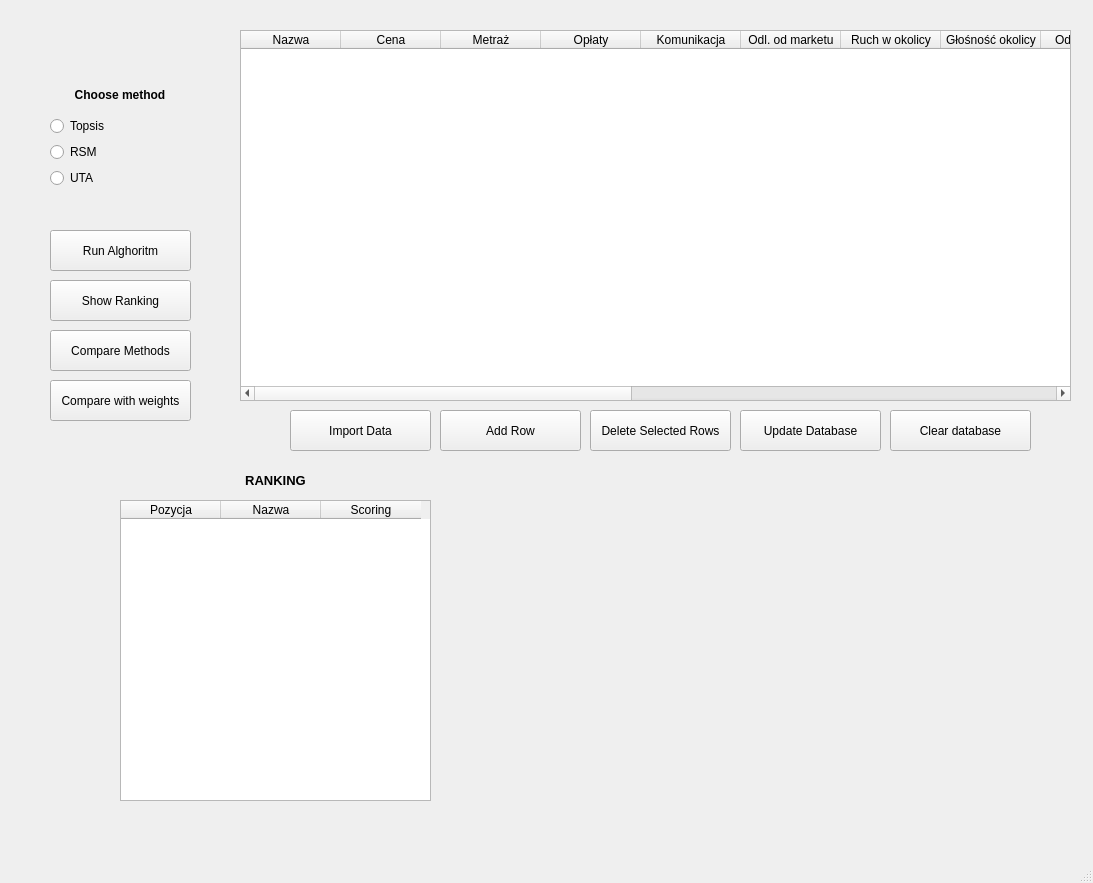
<?xml version="1.0" encoding="UTF-8"?>
<ui version="4.0">
 <class>MainWindow</class>
 <widget class="QMainWindow" name="MainWindow">
  <property name="geometry">
   <rect>
    <x>0</x>
    <y>0</y>
    <width>1093</width>
    <height>883</height>
   </rect>
  </property>
  <property name="sizePolicy">
   <sizepolicy hsizetype="Expanding" vsizetype="Expanding">
    <horstretch>0</horstretch>
    <verstretch>0</verstretch>
   </sizepolicy>
  </property>
  <property name="windowTitle">
   <string>MainWindow</string>
  </property>
  <widget class="QWidget" name="centralwidget">
   <widget class="QWidget" name="verticalLayoutWidget">
    <property name="geometry">
     <rect>
      <x>40</x>
      <y>70</y>
      <width>160</width>
      <height>131</height>
     </rect>
    </property>
    <layout class="QVBoxLayout" name="verticalLayout">
     <property name="leftMargin">
      <number>10</number>
     </property>
     <property name="topMargin">
      <number>10</number>
     </property>
     <property name="rightMargin">
      <number>10</number>
     </property>
     <property name="bottomMargin">
      <number>10</number>
     </property>
     <item>
      <widget class="QLabel" name="label">
       <property name="minimumSize">
        <size>
         <width>140</width>
         <height>30</height>
        </size>
       </property>
       <property name="maximumSize">
        <size>
         <width>140</width>
         <height>30</height>
        </size>
       </property>
       <property name="font">
        <font>
         <weight>75</weight>
         <bold>true</bold>
        </font>
       </property>
       <property name="text">
        <string>Choose method</string>
       </property>
       <property name="alignment">
        <set>Qt::AlignCenter</set>
       </property>
      </widget>
     </item>
     <item>
      <widget class="QRadioButton" name="topsis_radbtn">
       <property name="text">
        <string>Topsis</string>
       </property>
      </widget>
     </item>
     <item>
      <widget class="QRadioButton" name="rsm_radbtn">
       <property name="text">
        <string>RSM</string>
       </property>
      </widget>
     </item>
     <item>
      <widget class="QRadioButton" name="uta_radbtn">
       <property name="text">
        <string>UTA</string>
       </property>
      </widget>
     </item>
    </layout>
   </widget>
   <widget class="QPushButton" name="run_button">
    <property name="geometry">
     <rect>
      <x>50</x>
      <y>230</y>
      <width>141</width>
      <height>41</height>
     </rect>
    </property>
    <property name="text">
     <string>Run Alghoritm</string>
    </property>
   </widget>
   <widget class="QLabel" name="plot_img">
    <property name="geometry">
     <rect>
      <x>500</x>
      <y>470</y>
      <width>511</width>
      <height>331</height>
     </rect>
    </property>
    <property name="minimumSize">
     <size>
      <width>511</width>
      <height>331</height>
     </size>
    </property>
    <property name="maximumSize">
     <size>
      <width>511</width>
      <height>331</height>
     </size>
    </property>
    <property name="text">
     <string/>
    </property>
    <property name="pixmap">
     <pixmap>data/plot_img.png</pixmap>
    </property>
    <property name="alignment">
     <set>Qt::AlignCenter</set>
    </property>
   </widget>
   <widget class="QPushButton" name="ranking_button">
    <property name="geometry">
     <rect>
      <x>50</x>
      <y>280</y>
      <width>141</width>
      <height>41</height>
     </rect>
    </property>
    <property name="text">
     <string>Show Ranking</string>
    </property>
   </widget>
   <widget class="QTableWidget" name="data_table">
    <property name="geometry">
     <rect>
      <x>240</x>
      <y>30</y>
      <width>831</width>
      <height>371</height>
     </rect>
    </property>
    <column>
     <property name="text">
      <string>Nazwa</string>
     </property>
    </column>
    <column>
     <property name="text">
      <string>Cena</string>
     </property>
    </column>
    <column>
     <property name="text">
      <string>Metraż</string>
     </property>
    </column>
    <column>
     <property name="text">
      <string>Opłaty</string>
     </property>
    </column>
    <column>
     <property name="text">
      <string>Komunikacja</string>
     </property>
    </column>
    <column>
     <property name="text">
      <string>Odl. od marketu</string>
     </property>
    </column>
    <column>
     <property name="text">
      <string>Ruch w okolicy</string>
     </property>
    </column>
    <column>
     <property name="text">
      <string>Głośność okolicy</string>
     </property>
    </column>
    <column>
     <property name="text">
      <string>Odl. od parku</string>
     </property>
    </column>
    <column>
     <property name="text">
      <string>Wiodoki z okna</string>
     </property>
    </column>
    <column>
     <property name="text">
      <string>Umeblowanie</string>
     </property>
    </column>
    <column>
     <property name="text">
      <string>Garaż</string>
     </property>
    </column>
    <column>
     <property name="text">
      <string>Winda</string>
     </property>
    </column>
    <column>
     <property name="text">
      <string>Ilość pokoi</string>
     </property>
    </column>
    <column>
     <property name="text">
      <string>Rok budowy</string>
     </property>
    </column>
    <column>
     <property name="text">
      <string>Klimatyzacja</string>
     </property>
    </column>
    <column>
     <property name="text">
      <string>Prędkośc internetu</string>
     </property>
    </column>
   </widget>
   <widget class="QPushButton" name="delete_button">
    <property name="geometry">
     <rect>
      <x>590</x>
      <y>410</y>
      <width>141</width>
      <height>41</height>
     </rect>
    </property>
    <property name="text">
     <string>Delete Selected Rows</string>
    </property>
   </widget>
   <widget class="QPushButton" name="add_row_button">
    <property name="geometry">
     <rect>
      <x>440</x>
      <y>410</y>
      <width>141</width>
      <height>41</height>
     </rect>
    </property>
    <property name="text">
     <string>Add Row</string>
    </property>
   </widget>
   <widget class="QPushButton" name="import_button">
    <property name="geometry">
     <rect>
      <x>290</x>
      <y>410</y>
      <width>141</width>
      <height>41</height>
     </rect>
    </property>
    <property name="text">
     <string>Import Data</string>
    </property>
   </widget>
   <widget class="QPushButton" name="clear_button">
    <property name="geometry">
     <rect>
      <x>890</x>
      <y>410</y>
      <width>141</width>
      <height>41</height>
     </rect>
    </property>
    <property name="text">
     <string>Clear database</string>
    </property>
   </widget>
   <widget class="QPushButton" name="update_button">
    <property name="geometry">
     <rect>
      <x>740</x>
      <y>410</y>
      <width>141</width>
      <height>41</height>
     </rect>
    </property>
    <property name="text">
     <string>Update Database</string>
    </property>
   </widget>
   <widget class="QLabel" name="ranking_label">
    <property name="geometry">
     <rect>
      <x>180</x>
      <y>470</y>
      <width>191</width>
      <height>21</height>
     </rect>
    </property>
    <property name="font">
     <font>
      <pointsize>10</pointsize>
      <weight>75</weight>
      <bold>true</bold>
     </font>
    </property>
    <property name="text">
     <string>RANKING</string>
    </property>
    <property name="alignment">
     <set>Qt::AlignCenter</set>
    </property>
   </widget>
   <widget class="QTableWidget" name="ranking_table">
    <property name="geometry">
     <rect>
      <x>120</x>
      <y>500</y>
      <width>311</width>
      <height>301</height>
     </rect>
    </property>
    <property name="sortingEnabled">
     <bool>false</bool>
    </property>
    <column>
     <property name="text">
      <string>Pozycja</string>
     </property>
    </column>
    <column>
     <property name="text">
      <string>Nazwa</string>
     </property>
    </column>
    <column>
     <property name="text">
      <string>Scoring</string>
     </property>
    </column>
   </widget>
   <widget class="QPushButton" name="compare_button">
    <property name="geometry">
     <rect>
      <x>50</x>
      <y>330</y>
      <width>141</width>
      <height>41</height>
     </rect>
    </property>
    <property name="text">
     <string>Compare Methods</string>
    </property>
   </widget>
   <widget class="QPushButton" name="compare_2_button">
    <property name="geometry">
     <rect>
      <x>50</x>
      <y>380</y>
      <width>141</width>
      <height>41</height>
     </rect>
    </property>
    <property name="text">
     <string>Compare with weights</string>
    </property>
   </widget>
  </widget>
  <widget class="QMenuBar" name="menubar">
   <property name="geometry">
    <rect>
     <x>0</x>
     <y>0</y>
     <width>1093</width>
     <height>26</height>
    </rect>
   </property>
  </widget>
  <widget class="QStatusBar" name="statusbar"/>
 </widget>
 <resources/>
 <connections/>
</ui>
